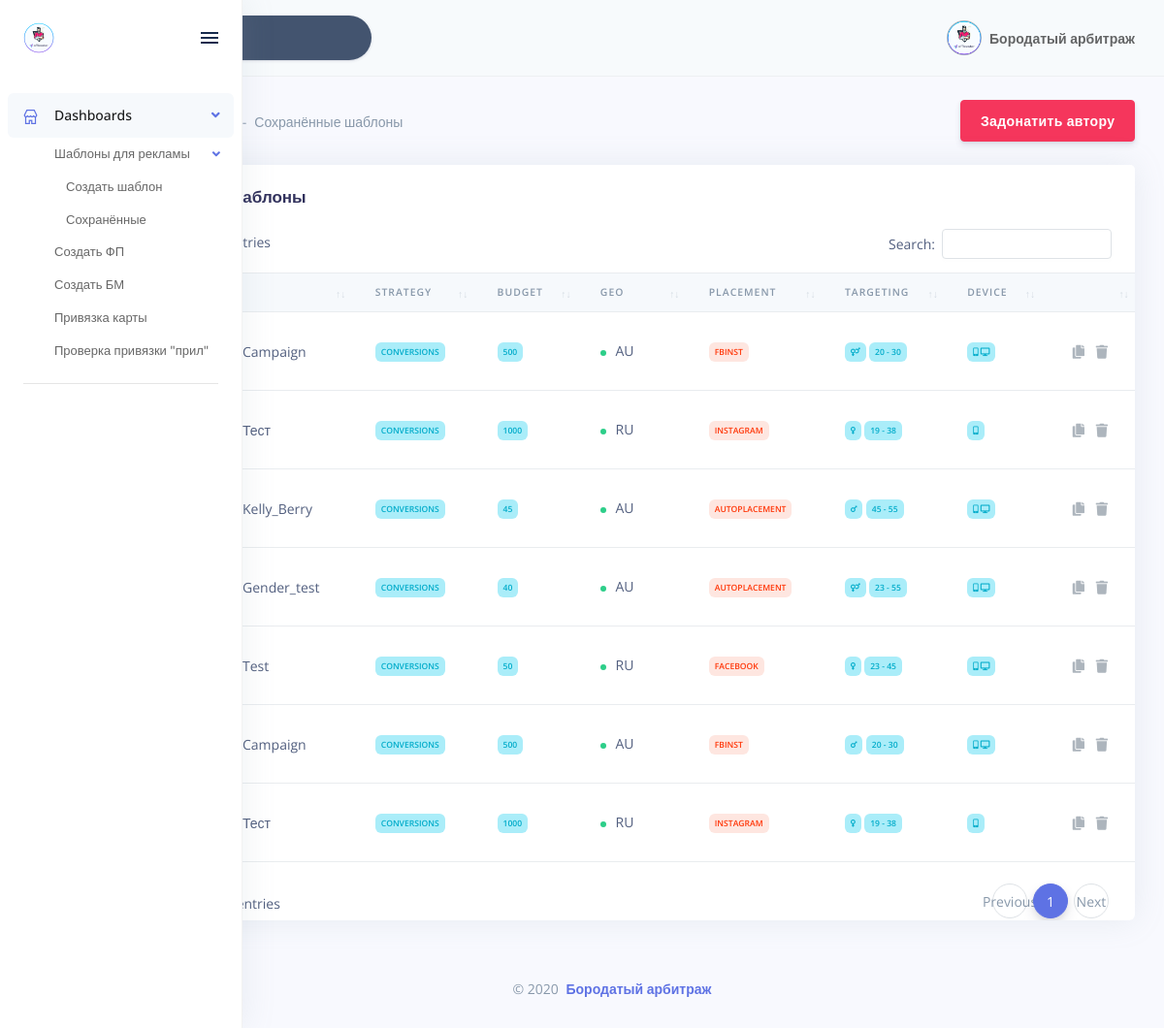
The page /template.php on the database its author committed.
### tables this page shows
CREATE TABLE `template` (
  `id` int(11) NOT NULL,
  `name` varchar(255) NOT NULL,
  `strategy` varchar(255) NOT NULL,
  `budget` int(11) NOT NULL,
  `geo` varchar(255) NOT NULL,
  `placement` varchar(255) NOT NULL,
  `gender` varchar(155) NOT NULL,
  `age_min` int(150) NOT NULL,
  `age_max` int(150) NOT NULL,
  `device` varchar(255) NOT NULL,
  `temp` text NOT NULL
);

### include/config.php (called while the page is built)
<?php
return [
    'host' => 'localhost',
    'db_name' => 'keyt1019_temp',
    'user' => 'keyt1019_temp',
    'password' => 'Temptemp1',
    'charset' => 'utf8'
];

### include/db.php (called while the page is built, shortened)
<?php
Class Database
{
    private $link;
    private function connect()
    {
        $config = require 'config.php';
        $dsn = 'mysql:host='.$config['host'].';dbname='.$config['db_name'].';charset='.$config['charset'];
        try {
            $this->link = new PDO($dsn, $config['user'], $config['password']);
            $this->link->setAttribute(\PDO::ATTR_ERRMODE, \PDO::ERRMODE_EXCEPTION);
            $this->link->setAttribute(\PDO::ATTR_EMULATE_PREPARES, false);
        }
        catch (\PDOException $e)
        {
            exit($e->getMessage());
        }
        return $this;
    }
    public function query($sql)
    {
        $sth = $this->link->prepare($sql);
        $sth->execute();
        $result = $sth->fetchAll(PDO::FETCH_ASSOC);
        return $result;
    }
}
$db = new Database();

### template.php (the view, shortened to what this page needs)
<?php
include 'include/head.php';
include 'include/func.php';
?>
<div class="header">
    <div class="container-fluid">
        <div class="header-body">
            <div class="row align-items-center py-4">
                <div class="col-lg-6 col-7">
                    <nav aria-label="breadcrumb" class="d-none d-md-inline-block ml-md-4">
                        <ol class="breadcrumb breadcrumb-links">
                            <li class="breadcrumb-item"><a href="index.php"><i class="fas fa-home"></i></a></li>
                            <li class="breadcrumb-item"><a href="#">BORODA.LIVE</a></li>
                            <li class="breadcrumb-item active" aria-current="page">Сохранённые шаблоны</li>
                        </ol>
                    </nav>
                </div>
                <div class="col-lg-6 col-5 text-right">
                    <a href="https://qiwi.me/4dd54af1-1f38-4611-8e71-2fb771c986dc" class="btn btn-md btn-danger">Задонатить автору</a>
                </div>
            </div>
        </div>
    </div>
</div>
<div class="container-fluid">
    <div class="card">
        <div class="card-header border-0">
            <div class="row align-items-center">
                <div class="col">
                    <h3 class="mb-0">Сохранённые шаблоны</h3>
                </div>
            </div>
        </div>
        <div class="table-responsive">
            <div class="table-responsive">
                <table class="table align-items-center table-flush" id="myTable">
                    <thead class="thead-light">
                    <tr>
                        <th>id</th>
                        <th>Name</th>
                        <th>Strategy</th>
                        <th>Budget</th>
                        <th>GEO</th>
                        <th>Placement</th>
                        <th>Targeting</th>
                        <th>Device</th>
                        <th></th>
                    </tr>
                    </thead>
                    <tbody>
                    <?php
                    $temp = $db->query("SELECT * FROM `template` ORDER BY id ASC");
                    foreach ($temp as $temps) {
                        ?>
                        <tr id="<?php echo $temps['id']; ?>">
                            <th>
                            </th>
                            <td>
                                <div class="media align-items-center">
                                    <a href="#" class="avatar rounded-circle mr-3">
                                    </a>
                                    <span class="name mb-0 text-sm"><?php echo $temps['name']; ?></span>
                                </div>
                            </td>
                            <td>
                                <span class="badge badge-info">
                                    <?php echo $temps['strategy']; ?>
                                </span>
                            </td>
                            <td>
                                <span class="badge badge-info">
                                    <?php echo $temps['budget']; ?>
                                </span>
                            </td>
                            <td>
                               <span class="badge badge-dot mr-4">
                                    <i class="bg-success"></i>
                                        <span class="status"><?php echo $temps['geo']; ?></span>
                                </span>
                            </td>
                            <td>
                                <span class="badge badge-warning">
                                    <?php echo $temps['placement']; ?>
                                </span>
                            </td>
                            <td>
                                <?php echo gender($temps['gender']) .' <span class="badge badge-info">'. $temps['age_min']. ' - ' .$temps['age_max']. '</span>'; ?>
                            </td>
                            <td>
                                <?php echo device($temps['device']); ?>
                            </td>
                            <td class="text-right">
                                <a href="#!" class="table-action table-action-edit" data-toggle="modal" data-target="#modal-temp<?php echo $temps['id']; ?>" data-original-title="Edit product">
                                    <i class="fas fa-copy"></i>
                                </a>
                                <a href="include/crud.php?delete=<?php echo $temps['id']; ?>" class="table-action table-action-delete" data-toggle="tooltip" data-original-title="Delete product">
                                    <i class="fas fa-trash"></i>
                                </a>
                            </td>
                        </tr>
                        <?php
                    }
                    ?>
                    </tbody>
                </table>
            </div>
        </div>
    </div>
</div>
<?php
include 'include/foot.php';
?>

### include/head.php (shortened to what this page needs)
<?php
include 'db.php';
?>
<!DOCTYPE html>
<html>
<head>
    <link rel="stylesheet" href="assets/vendor/nucleo/css/nucleo.css" type="text/css">
    <link rel="stylesheet" href="assets/vendor/@fortawesome/fontawesome-free/css/all.min.css" type="text/css">
    <link rel="stylesheet" href="assets/vendor/datatables.net-bs4/css/dataTables.bootstrap4.min.css">
    <link rel="stylesheet" href="assets/vendor/datatables.net-buttons-bs4/css/buttons.bootstrap4.min.css">
    <link rel="stylesheet" href="assets/vendor/datatables.net-select-bs4/css/select.bootstrap4.min.css">
    <link rel="stylesheet" href="https://cdnjs.cloudflare.com/ajax/libs/ion-rangeslider/2.3.1/css/ion.rangeSlider.min.css"/>
    <link href="https://cdn.jsdelivr.net/npm/select2@4.1.0-beta.1/dist/css/select2.min.css" rel="stylesheet" />
    <link rel="stylesheet" href="assets/css/argon.css?v=1.1.0" type="text/css">
</head>
<body>
<nav class="sidenav navbar navbar-vertical fixed-left navbar-expand-xs navbar-light bg-white" id="sidenav-main">
    <div class="scrollbar-inner">
        <div class="sidenav-header d-flex align-items-center">
            <a class="navbar-brand" href="index.php">
                <img src="assets/img/brand/blue.png" class="navbar-brand-img" alt="...">
            </a>
            <div class="ml-auto">
                <div class="sidenav-toggler d-none d-xl-block" data-action="sidenav-unpin" data-target="#sidenav-main">
                    <div class="sidenav-toggler-inner">
                        <i class="sidenav-toggler-line"></i>
                        <i class="sidenav-toggler-line"></i>
                        <i class="sidenav-toggler-line"></i>
                    </div>
                </div>
            </div>
        </div>
        <div class="navbar-inner">
            <div class="collapse navbar-collapse" id="sidenav-collapse-main">
                <ul class="navbar-nav">
                    <li class="nav-item">
                        <a class="nav-link active" href="#navbar-dashboards" data-toggle="collapse" role="button" aria-expanded="true" aria-controls="navbar-dashboards">
                            <i class="ni ni-shop text-primary"></i>
                            <span class="nav-link-text active">Dashboards</span>
                        </a>
                        <div class="collapse show" id="navbar-dashboards">
                            <ul class="nav nav-sm flex-column">
                                <a href="#navbar-multilevel" class="nav-link" data-toggle="collapse" role="button" aria-expanded="true" aria-controls="navbar-multilevel">Шаблоны для рекламы</a>
                                <div class="collapse show" id="navbar-multilevel" style="">
                                    <ul class="nav nav-sm flex-column">
                                        <li class="nav-item">
                                            <a href="index.php" class="nav-link ">Создать шаблон</a>
                                        </li>
                                        <li class="nav-item">
                                            <a href="template.php" class="nav-link ">Сохранённые</a>
                                        </li>
                                    </ul>
                                </div>
                                <li class="nav-item">
                                    <a href="https://fb.boroda.live/fp.php" target="_blank" class="nav-link">Создать ФП</a>
                                </li>
                                <li class="nav-item">
                                    <a href="https://fb.boroda.live/bm.php" target="_blank" class="nav-link">Создать БМ</a>
                                </li>
                                <li class="nav-item">
                                    <a href="https://fb.boroda.live/card.php" target="_blank" class="nav-link">Привязка карты</a>
                                </li>
                                <li class="nav-item">
                                    <a href="https://fb.boroda.live/checkApp.php" target="_blank" class="nav-link">Проверка привязки "прил"</a>
                                </li>
                            </ul>
                        </div>
                    </li>
                </ul>
                <hr class="my-3">
            </div>
        </div>
    </div>
</nav>
<div class="main-content" id="panel">
    <nav class="navbar navbar-top navbar-expand navbar-light bg-secondary border-bottom">
        <div class="container-fluid">
            <div class="collapse navbar-collapse" id="navbarSupportedContent">
                <form class="navbar-search navbar-search-dark form-inline mr-sm-3" id="navbar-search-main">
                    <div class="form-group mb-0">
                        <div class="input-group input-group-alternative input-group-merge">
                            <div class="input-group-prepend">
                                <span class="input-group-text"><i class="fas fa-search"></i></span>
                            </div>
                            <input class="form-control" placeholder="Search" type="text">
                        </div>
                    </div>
                </form>
                <ul class="navbar-nav align-items-center ml-auto ml-md-0">
                    <li class="nav-item dropdown">
                        <a class="nav-link pr-0" href="#" role="button" data-toggle="dropdown" aria-haspopup="true" aria-expanded="false">
                            <div class="media align-items-center">
                  <span class="avatar avatar-sm rounded-circle">
                    <img alt="Image placeholder" src="assets/img/brand/white.png">
                  </span>
                                <div class="media-body ml-2 d-none d-lg-block">
                                    <span class="mb-0 text-sm  font-weight-bold">Бородатый арбитраж</span>
                                </div>
                            </div>
                        </a>
                    </li>
                </ul>
            </div>
        </div>
    </nav>

### include/func.php
<?php
function gender($gender){
    if($gender == 'All'){
        echo '<span class="badge badge-info"><i class="fas fa-venus-mars"></i></span>';
    }elseif ($gender == 'Men'){
        echo '<span class="badge badge-info"><i class="fas fa-mars"></i></span>';
    }elseif ($gender == 'Women'){
        echo '<span class="badge badge-info"><i class="fas fa-venus"></i></span>';
    }
}
function device($device){
    if($device == 'mobile, desktop'){
        echo '<span class="badge badge-info"><i class="fas fa-mobile-alt"></i>  <i class="fas fa-desktop"></i></span>';
    }elseif ($device == 'desktop'){
        echo '<span class="badge badge-info"><i class="fas fa-desktop"></i></span>';
    }elseif ($device == 'mobile'){
        echo '<span class="badge badge-info"><i class="fas fa-mobile-alt"></i></span>';
    }
}

### include/foot.php (shortened to what this page needs)
<div class="container">
<footer class="footer">
    <div class="row align-items-center justify-content-md-center">
            <div class="copyright text-center text-lg-left text-muted">
                &copy; 2020 <a href="https://vk.com/bearded_cpa" class="font-weight-bold ml-1" target="_blank">Бородатый арбитраж</a>
            </div>
    </div>
</footer>
</div>
</div>
</body>
</html>

### rows shown on the page
template: name "Тест", strategy "CONVERSIONS", budget "1000", geo "RU", placement "INSTAGRAM", gender "Women" (drawn), age_min "19", age_max "38", device "mobile" (drawn)
template: name "Campaign", strategy "CONVERSIONS", budget "500", geo "AU", placement "FBINST", gender "Men" (drawn), age_min "20", age_max "30", device "mobile, desktop" (drawn)
template: name "Test", strategy "CONVERSIONS", budget "50", geo "RU", placement "FACEBOOK", gender "Women" (drawn), age_min "23", age_max "45", device "mobile, desktop" (drawn)
template: name "Gender_test", strategy "CONVERSIONS", budget "40", geo "AU", placement "AUTOPLACEMENT", gender "All" (drawn), age_min "23", age_max "55", device "mobile, desktop" (drawn)
template: name "Kelly_Berry", strategy "CONVERSIONS", budget "45", geo "AU", placement "AUTOPLACEMENT", gender "Men" (drawn), age_min "45", age_max "55", device "mobile, desktop" (drawn)
template: name "Тест", strategy "CONVERSIONS", budget "1000", geo "RU", placement "INSTAGRAM", gender "Women" (drawn), age_min "19", age_max "38", device "mobile" (drawn)
template: name "Campaign", strategy "CONVERSIONS", budget "500", geo "AU", placement "FBINST", gender "All" (drawn), age_min "20", age_max "30", device "mobile, desktop" (drawn)
